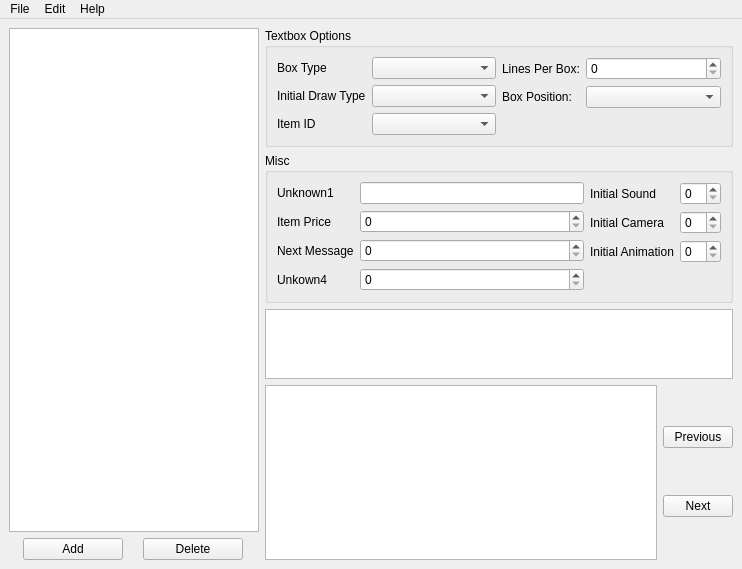
<?xml version="1.0" encoding="UTF-8"?>
<ui version="4.0">
 <class>MainWindow</class>
 <widget class="QMainWindow" name="MainWindow">
  <property name="geometry">
   <rect>
    <x>0</x>
    <y>0</y>
    <width>742</width>
    <height>569</height>
   </rect>
  </property>
  <property name="windowTitle">
   <string>MainWindow</string>
  </property>
  <widget class="QWidget" name="centralwidget">
   <layout class="QHBoxLayout" name="horizontalLayout">
    <item>
     <layout class="QVBoxLayout" name="LeftControls">
      <property name="sizeConstraint">
       <enum>QLayout::SetDefaultConstraint</enum>
      </property>
      <item>
       <widget class="QListView" name="listView">
        <property name="sizePolicy">
         <sizepolicy hsizetype="Minimum" vsizetype="Expanding">
          <horstretch>0</horstretch>
          <verstretch>0</verstretch>
         </sizepolicy>
        </property>
        <property name="maximumSize">
         <size>
          <width>250</width>
          <height>16777215</height>
         </size>
        </property>
       </widget>
      </item>
      <item>
       <layout class="QHBoxLayout" name="horizontalLayout_2">
        <property name="sizeConstraint">
         <enum>QLayout::SetMinimumSize</enum>
        </property>
        <property name="topMargin">
         <number>0</number>
        </property>
        <item>
         <widget class="QPushButton" name="addMsg">
          <property name="sizePolicy">
           <sizepolicy hsizetype="Fixed" vsizetype="Fixed">
            <horstretch>0</horstretch>
            <verstretch>0</verstretch>
           </sizepolicy>
          </property>
          <property name="maximumSize">
           <size>
            <width>100</width>
            <height>16777215</height>
           </size>
          </property>
          <property name="text">
           <string>Add</string>
          </property>
         </widget>
        </item>
        <item>
         <widget class="QPushButton" name="deleteMsg">
          <property name="maximumSize">
           <size>
            <width>100</width>
            <height>16777215</height>
           </size>
          </property>
          <property name="text">
           <string>Delete</string>
          </property>
         </widget>
        </item>
       </layout>
      </item>
     </layout>
    </item>
    <item>
     <layout class="QVBoxLayout" name="RightControls" stretch="0,0,0,0">
      <property name="sizeConstraint">
       <enum>QLayout::SetMinimumSize</enum>
      </property>
      <property name="rightMargin">
       <number>0</number>
      </property>
      <item>
       <widget class="QGroupBox" name="groupBox">
        <property name="sizePolicy">
         <sizepolicy hsizetype="Preferred" vsizetype="Preferred">
          <horstretch>0</horstretch>
          <verstretch>0</verstretch>
         </sizepolicy>
        </property>
        <property name="title">
         <string>Textbox Options</string>
        </property>
        <layout class="QHBoxLayout" name="horizontalLayout_3">
         <item>
          <layout class="QFormLayout" name="formLayout">
           <item row="0" column="0">
            <widget class="QLabel" name="boxTypeLabel">
             <property name="text">
              <string>Box Type</string>
             </property>
            </widget>
           </item>
           <item row="0" column="1">
            <widget class="QComboBox" name="boxTypeComboBox">
             <property name="sizePolicy">
              <sizepolicy hsizetype="MinimumExpanding" vsizetype="Fixed">
               <horstretch>0</horstretch>
               <verstretch>0</verstretch>
              </sizepolicy>
             </property>
            </widget>
           </item>
           <item row="1" column="0">
            <widget class="QLabel" name="initialDrawTypeLabel">
             <property name="text">
              <string>Initial Draw Type</string>
             </property>
            </widget>
           </item>
           <item row="1" column="1">
            <widget class="QComboBox" name="initialDrawTypeComboBox">
             <property name="sizePolicy">
              <sizepolicy hsizetype="Preferred" vsizetype="Fixed">
               <horstretch>0</horstretch>
               <verstretch>0</verstretch>
              </sizepolicy>
             </property>
            </widget>
           </item>
           <item row="2" column="0">
            <widget class="QLabel" name="itemIDLabel">
             <property name="text">
              <string>Item ID</string>
             </property>
            </widget>
           </item>
           <item row="2" column="1">
            <widget class="QComboBox" name="itemIDComboBox_2">
             <property name="sizePolicy">
              <sizepolicy hsizetype="Preferred" vsizetype="Fixed">
               <horstretch>0</horstretch>
               <verstretch>0</verstretch>
              </sizepolicy>
             </property>
            </widget>
           </item>
          </layout>
         </item>
         <item>
          <layout class="QFormLayout" name="lpbnbp">
           <property name="leftMargin">
            <number>0</number>
           </property>
           <property name="topMargin">
            <number>0</number>
           </property>
           <item row="0" column="0">
            <widget class="QLabel" name="linesPerBoxLLabel">
             <property name="text">
              <string>Lines Per Box:</string>
             </property>
            </widget>
           </item>
           <item row="0" column="1">
            <widget class="QSpinBox" name="linesPerBoxLSpinBox">
             <property name="sizePolicy">
              <sizepolicy hsizetype="MinimumExpanding" vsizetype="Fixed">
               <horstretch>0</horstretch>
               <verstretch>0</verstretch>
              </sizepolicy>
             </property>
            </widget>
           </item>
           <item row="1" column="0">
            <widget class="QLabel" name="boxPositionLabel">
             <property name="text">
              <string>Box Position: </string>
             </property>
            </widget>
           </item>
           <item row="1" column="1">
            <widget class="QComboBox" name="itemIDComboBox">
             <property name="sizePolicy">
              <sizepolicy hsizetype="MinimumExpanding" vsizetype="Fixed">
               <horstretch>0</horstretch>
               <verstretch>0</verstretch>
              </sizepolicy>
             </property>
            </widget>
           </item>
          </layout>
         </item>
        </layout>
       </widget>
      </item>
      <item>
       <widget class="QGroupBox" name="groupBox_2">
        <property name="sizePolicy">
         <sizepolicy hsizetype="Preferred" vsizetype="Preferred">
          <horstretch>0</horstretch>
          <verstretch>0</verstretch>
         </sizepolicy>
        </property>
        <property name="title">
         <string>Misc</string>
        </property>
        <layout class="QHBoxLayout" name="horizontalLayout_5">
         <item>
          <layout class="QFormLayout" name="formLayout_3">
           <item row="0" column="0">
            <widget class="QLabel" name="unknown1Label">
             <property name="text">
              <string>Unknown1</string>
             </property>
            </widget>
           </item>
           <item row="0" column="1">
            <widget class="QLineEdit" name="unknown1LineEdit">
             <property name="sizePolicy">
              <sizepolicy hsizetype="Expanding" vsizetype="Fixed">
               <horstretch>0</horstretch>
               <verstretch>0</verstretch>
              </sizepolicy>
             </property>
            </widget>
           </item>
           <item row="1" column="0">
            <widget class="QLabel" name="itemPriceLabel">
             <property name="text">
              <string>Item Price</string>
             </property>
            </widget>
           </item>
           <item row="1" column="1">
            <widget class="QSpinBox" name="itemPriceSpinBox">
             <property name="sizePolicy">
              <sizepolicy hsizetype="Minimum" vsizetype="Fixed">
               <horstretch>0</horstretch>
               <verstretch>0</verstretch>
              </sizepolicy>
             </property>
            </widget>
           </item>
           <item row="2" column="0">
            <widget class="QLabel" name="nextMessageLabel">
             <property name="text">
              <string>Next Message</string>
             </property>
            </widget>
           </item>
           <item row="2" column="1">
            <widget class="QSpinBox" name="nextMessageSpinBox">
             <property name="sizePolicy">
              <sizepolicy hsizetype="Minimum" vsizetype="Fixed">
               <horstretch>0</horstretch>
               <verstretch>0</verstretch>
              </sizepolicy>
             </property>
            </widget>
           </item>
           <item row="3" column="0">
            <widget class="QLabel" name="unkown4Label">
             <property name="text">
              <string>Unkown4</string>
             </property>
            </widget>
           </item>
           <item row="3" column="1">
            <widget class="QSpinBox" name="unkown4SpinBox">
             <property name="sizePolicy">
              <sizepolicy hsizetype="Minimum" vsizetype="Fixed">
               <horstretch>0</horstretch>
               <verstretch>0</verstretch>
              </sizepolicy>
             </property>
            </widget>
           </item>
          </layout>
         </item>
         <item>
          <layout class="QFormLayout" name="formLayout_2">
           <item row="0" column="0">
            <widget class="QLabel" name="initialSoundLabel">
             <property name="text">
              <string>Initial Sound</string>
             </property>
            </widget>
           </item>
           <item row="0" column="1">
            <widget class="QSpinBox" name="initialSoundSpinBox">
             <property name="sizePolicy">
              <sizepolicy hsizetype="Minimum" vsizetype="Fixed">
               <horstretch>0</horstretch>
               <verstretch>0</verstretch>
              </sizepolicy>
             </property>
            </widget>
           </item>
           <item row="1" column="0">
            <widget class="QLabel" name="initialCameraLabel">
             <property name="text">
              <string>Initial Camera</string>
             </property>
            </widget>
           </item>
           <item row="1" column="1">
            <widget class="QSpinBox" name="initialCameraSpinBox">
             <property name="sizePolicy">
              <sizepolicy hsizetype="Minimum" vsizetype="Fixed">
               <horstretch>0</horstretch>
               <verstretch>0</verstretch>
              </sizepolicy>
             </property>
            </widget>
           </item>
           <item row="2" column="0">
            <widget class="QLabel" name="initialAnimationLabel">
             <property name="text">
              <string>Initial Animation</string>
             </property>
            </widget>
           </item>
           <item row="2" column="1">
            <widget class="QSpinBox" name="initialAnimationSpinBox">
             <property name="sizePolicy">
              <sizepolicy hsizetype="Minimum" vsizetype="Fixed">
               <horstretch>0</horstretch>
               <verstretch>0</verstretch>
              </sizepolicy>
             </property>
            </widget>
           </item>
          </layout>
         </item>
        </layout>
       </widget>
      </item>
      <item>
       <widget class="QPlainTextEdit" name="messageText">
        <property name="sizePolicy">
         <sizepolicy hsizetype="MinimumExpanding" vsizetype="Maximum">
          <horstretch>0</horstretch>
          <verstretch>4</verstretch>
         </sizepolicy>
        </property>
        <property name="minimumSize">
         <size>
          <width>0</width>
          <height>0</height>
         </size>
        </property>
       </widget>
      </item>
      <item>
       <layout class="QHBoxLayout" name="renderView" stretch="1,0">
        <property name="topMargin">
         <number>0</number>
        </property>
        <item>
         <widget class="QGraphicsView" name="staticMsgBox">
          <property name="sizePolicy">
           <sizepolicy hsizetype="MinimumExpanding" vsizetype="Expanding">
            <horstretch>0</horstretch>
            <verstretch>0</verstretch>
           </sizepolicy>
          </property>
         </widget>
        </item>
        <item>
         <layout class="QVBoxLayout" name="verticalLayout">
          <item>
           <widget class="QPushButton" name="pushButton">
            <property name="sizePolicy">
             <sizepolicy hsizetype="Minimum" vsizetype="Fixed">
              <horstretch>0</horstretch>
              <verstretch>0</verstretch>
             </sizepolicy>
            </property>
            <property name="maximumSize">
             <size>
              <width>70</width>
              <height>16777215</height>
             </size>
            </property>
            <property name="text">
             <string>Previous</string>
            </property>
           </widget>
          </item>
          <item>
           <widget class="QPushButton" name="pushButton_2">
            <property name="sizePolicy">
             <sizepolicy hsizetype="Minimum" vsizetype="Fixed">
              <horstretch>0</horstretch>
              <verstretch>0</verstretch>
             </sizepolicy>
            </property>
            <property name="maximumSize">
             <size>
              <width>70</width>
              <height>16777215</height>
             </size>
            </property>
            <property name="text">
             <string>Next</string>
            </property>
           </widget>
          </item>
         </layout>
        </item>
       </layout>
      </item>
     </layout>
    </item>
   </layout>
  </widget>
  <widget class="QMenuBar" name="menubar">
   <property name="geometry">
    <rect>
     <x>0</x>
     <y>0</y>
     <width>742</width>
     <height>22</height>
    </rect>
   </property>
   <widget class="QMenu" name="menuFile">
    <property name="title">
     <string>File</string>
    </property>
    <addaction name="actionOpen"/>
    <addaction name="actionSave"/>
   </widget>
   <widget class="QMenu" name="menuEdit">
    <property name="title">
     <string>Edit</string>
    </property>
   </widget>
   <widget class="QMenu" name="menuHelp">
    <property name="title">
     <string>Help</string>
    </property>
    <addaction name="actionAbout"/>
   </widget>
   <addaction name="menuFile"/>
   <addaction name="menuEdit"/>
   <addaction name="menuHelp"/>
  </widget>
  <action name="actionOpen">
   <property name="text">
    <string>Open</string>
   </property>
  </action>
  <action name="actionSave">
   <property name="text">
    <string>Save</string>
   </property>
  </action>
  <action name="actionAbout">
   <property name="text">
    <string>About</string>
   </property>
  </action>
 </widget>
 <resources/>
 <connections/>
</ui>
